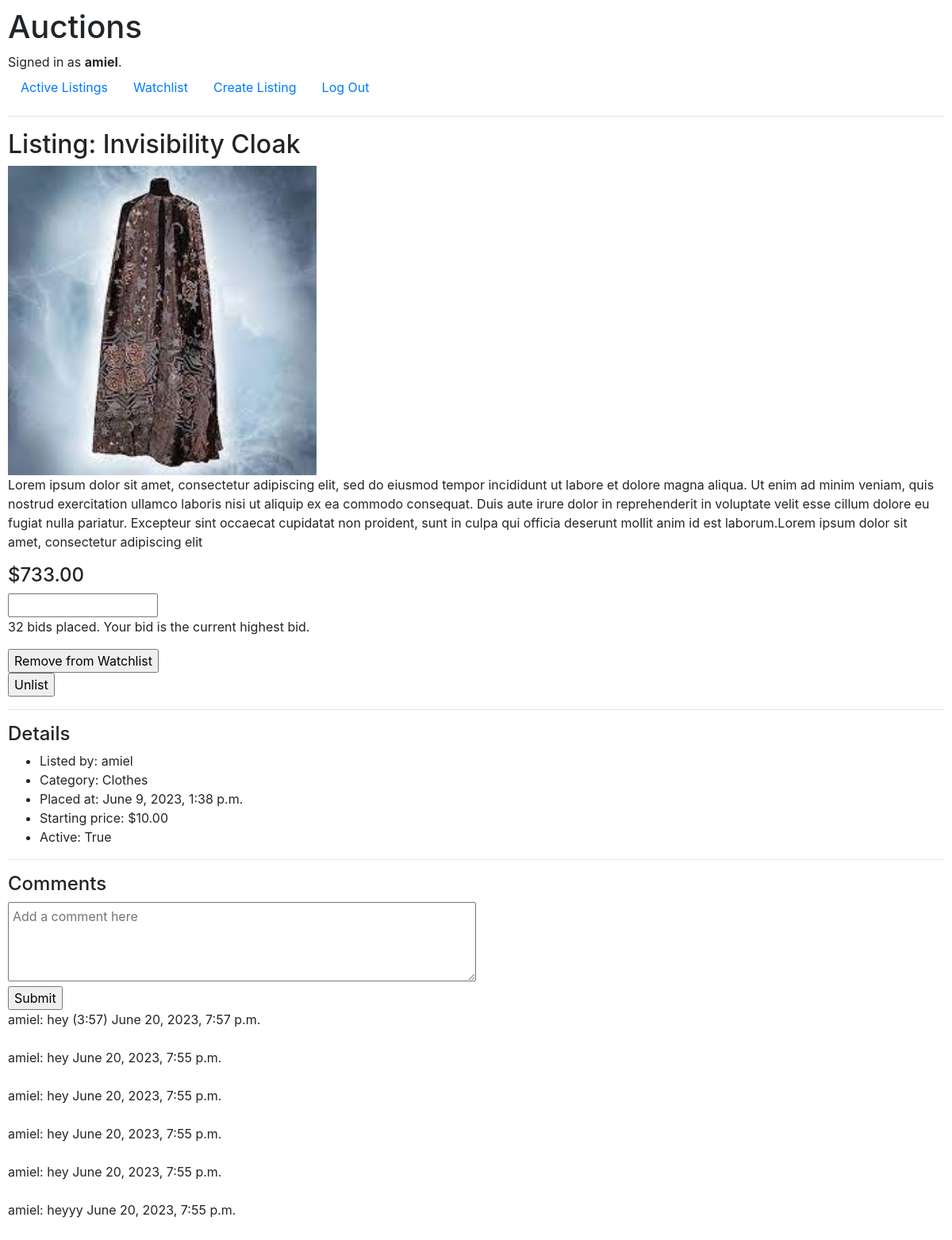
/listings/1 (signed in), run on an earlier commit of the app's database.
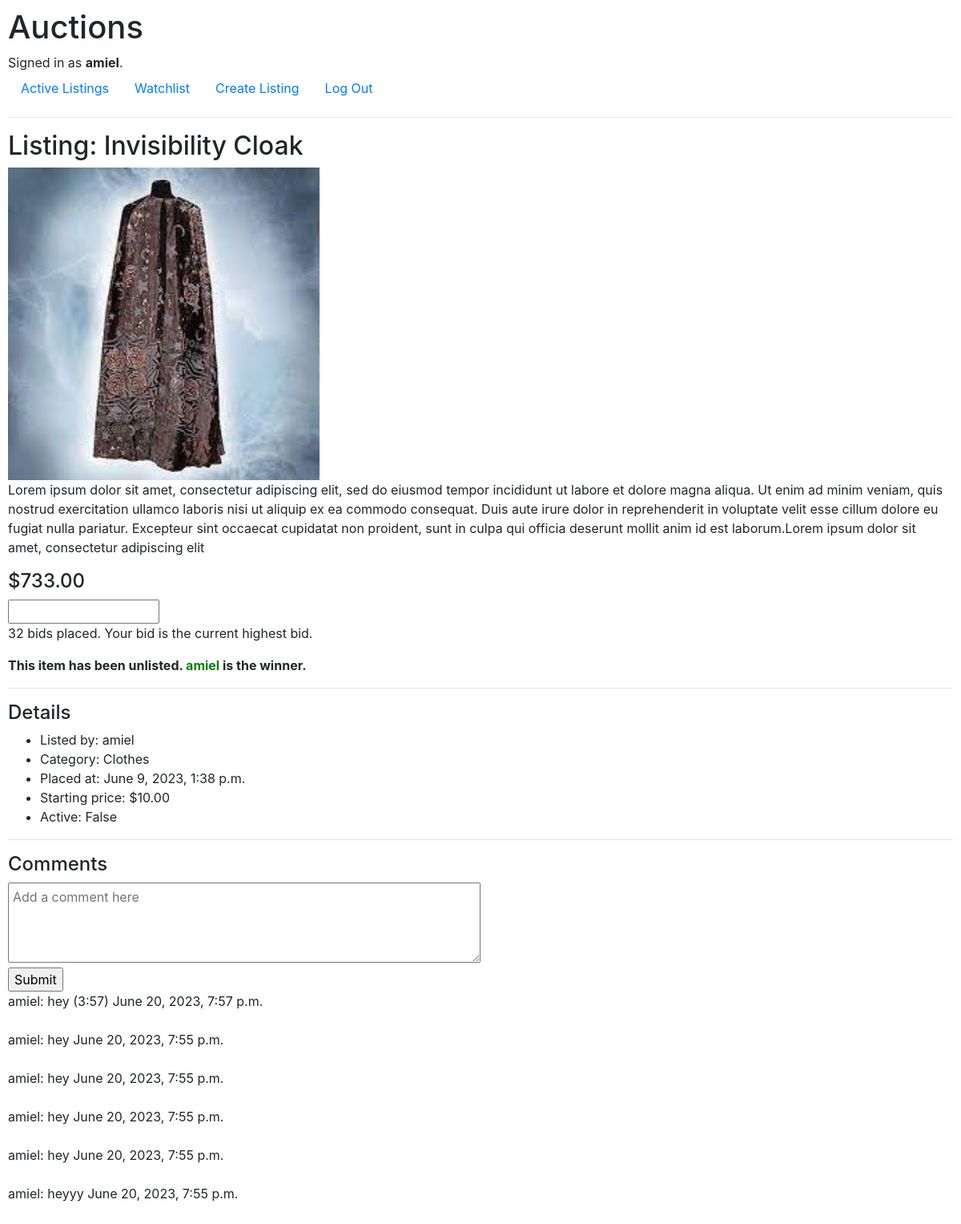
And on a later commit of the database.
### auctions/models.py (models this page shows, shortened)
class User(AbstractUser):
    watchlist = models.ManyToManyField('Listing', related_name="watchlist")

class Listing(models.Model):
    name = models.CharField(max_length=64)
    category = models.ForeignKey(Category, on_delete=models.RESTRICT)
    image = models.ImageField(upload_to="auctions/static/auctions")
    lister = models.ForeignKey(User, on_delete=models.CASCADE, related_name="listings")
    description = models.TextField(null=True, blank=True, max_length=500)
    time = models.DateTimeField(auto_now_add=True)
    start_price = models.DecimalField(decimal_places=2, max_digits=10)
    is_active = models.BooleanField()
    def image_name(self):
        dir = self.image.name.split("/")
        return dir[-1]
    def highest_bid(self):
        highest_bid_instance = self.bids.order_by('-bid').first()
        if highest_bid_instance:
            return highest_bid_instance.bid
        return self.start_price
    def highest_bidder(self):
        highest_bid_instance = self.bids.order_by('-bid').first()
        if highest_bid_instance:
            return highest_bid_instance.bidder
        return "no bids yet"

class Bid(models.Model):
    bidder = models.ForeignKey(User, on_delete=models.CASCADE)
    bid = models.DecimalField(decimal_places=2, max_digits=10)
    listing = models.ForeignKey(Listing, on_delete=models.CASCADE, related_name="bids")

class Category(models.Model):
    category = models.CharField(max_length=64)
    def __str__(self):
        return f"{self.category}"

class Comment(models.Model):
    comment = models.CharField(max_length=1000000000)
    commenter = models.ForeignKey(User, on_delete=models.CASCADE)
    listing = models.ForeignKey(Listing, on_delete=models.CASCADE, related_name="comments")
    time = models.DateTimeField(auto_now_add=True)

### auctions/views.py (the view, shortened to what this page needs)
# urls.py: path("listings/<int:listing_id>", views.listing, name="listing")
def listing(request, listing_id):
    listing = Listing.objects.get(pk=listing_id)
    comments = listing.comments.all().order_by("-time")
    bids = listing.bids.all()
    bid_amount = len(bids)
    minimum_bid = listing.start_price
    if listing.start_price < listing.highest_bid():
        minimum_bid = float(listing.highest_bid())+0.01
    return render(request, "auctions/listing.html", {
        "bid_form": PlaceBidForm(min_value = minimum_bid),
        "comment_form": CommentForm(),
        "listing_id": listing_id,
        "listing": listing,
        "bids": bids,
        "comments": comments,
        "bid_amount": bid_amount,
        "in_watchlist": request.user.watchlist.filter(id=listing_id).exists()
    })

### auctions/views.py
class PlaceBidForm(forms.Form):
    bid_amount = forms.DecimalField(label="", max_digits=9, decimal_places=2, max_value=999999999.99)
    def __init__(self, *args, **kwargs):
        min_value = kwargs.pop('min_value', None)
        super().__init__(*args, **kwargs)
        if min_value is not None:
            self.fields['bid_amount'].widget.attrs['min'] = min_value

class CommentForm(forms.Form):
    comment = forms.CharField(label = "", widget=forms.Textarea(attrs={"placeholder": "Add a comment here"}))

### auctions/templates/auctions/listing.html (shortened to what this page needs)
{% extends "auctions/layout.html" %}
{% block body %}
    <h2>Listing: {{ listing.name }}</h2>
    <img src="/static/auctions/{{ listing.image_name }}" alt="Image of {{ listing.name }}">
    <p>{{ listing.description }}</p>
    <h4>${{ listing.highest_bid }}</h4>
    <form method="POST" action="{% url 'listing' listing_id=listing_id %}">
        {{ bid_form }}
    </form>
    {% if listing.highest_bidder == "no bids yet" %}
        <p>No bids yet.</p>
    {% else %}
        <p>
            {{ bid_amount }}
            {% if bid_amount == 1 %}
                bid
            {% else %}
                bids
            {% endif %}
            placed.
            {% if listing.highest_bidder == user %}
                Your bid is the current highest bid.
            {% endif %}
        </p>
    {% endif %}
    {% if listing.is_active %}
        <form method="POST" action="{% url 'listing' listing_id=listing_id %}">
            {% if in_watchlist %}
                <input name="remove" type="submit" value="Remove from Watchlist"/>
            {% else %}
                <input name="add" type="submit" value="Add to Watchlist"/>
            {% endif %}
        </form>
        {% if listing.lister == user %}
            <form method="POST" action="{% url 'listing' listing_id=listing_id %}">
                <input name="unlist" type="submit" value="Unlist">
            </form>
        {% endif %}
    {% else %}
        <p>
            <b>This item has been unlisted.
                {% if not listing.highest_bidder == "no bids yet" %}
                    <span class="winner">
                        {{ listing.highest_bidder }}
                    </span>
                    is the winner.
                {% endif %}
            </b>
        </p>
    {% endif %}
    <hr>
    <h4>Details</h4>
    <ul>
        <li>Listed by: {{ listing.lister }}</li>
        <li>Category: {{ listing.category }}</li>
        <li>Placed at: {{ listing.time }}</li>
        <li>Starting price: ${{ listing.start_price }}</li>
        <li>Active: {{ listing.is_active }}</li>
    </ul>
    <hr>
    <h4>Comments</h4>
    <form method="POST" action="{% url 'listing' listing_id=listing_id %}">
        {{ comment_form }}
        <br>
        <input type="submit">
    </form>
    {% for comment in comments %}
        <div>
            {{ comment.commenter }}:
            {{ comment.comment }}
            {{ comment.time }}
        </div>
        <br>
    {% endfor %}
{% endblock %}

### auctions/templates/auctions/layout.html (shortened to what this page needs)
{% load static %}
<!DOCTYPE html>
<html lang="en">
    <head>
        <link rel="stylesheet" href="https://stackpath.bootstrapcdn.com/bootstrap/4.4.1/css/bootstrap.min.css">
        <link href="{% static 'auctions/styles.css' %}" rel="stylesheet">
    </head>
    <body>
        <h1>Auctions</h1>
        <div>
            {% if user.is_authenticated %}
                Signed in as <strong>{{ user.username }}</strong>.
            {% else %}
                Not signed in.
            {% endif %}
        </div>
        <ul class="nav">
            <li class="nav-item">
                <a class="nav-link" href="{% url 'index' %}">Active Listings</a>
            </li>
            <li class="nav-item">
                <a class="nav-link" href="{% url 'watchlist' %}">Watchlist</a>
            </li>
            <li class="nav-item">
                <a class="nav-link" href="{% url 'create_listing' %}">Create Listing</a>
            </li>
            {% if user.is_authenticated %}
                <li class="nav-item">
                    <a class="nav-link" href="{% url 'logout' %}">Log Out</a>
                </li>
            {% endif %}
        </ul>
        <hr>
        {% block body %}
        {% endblock %}
    </body>
</html>

### auctions/static/auctions/styles.css (style rules this page uses)
body { padding: 10px; }
img { width: 33%; height: 100%; align-self: center; object-fit: contain; }
textarea { width: 50%; padding: 5px; height: 100px; }
.winner { color: green; }

What changed in the data, as far as the page shows it:
changed Listing "Invisibility Cloak": highest_bidder (not shown) → "amiel"; is_active "True" → "False"
Also different on the page:
form field remove: "Remove from Watchlist" → (not shown)
form field unlist: "Unlist" → (not shown)
text now shown: "This item has been unlisted. is the winner."
